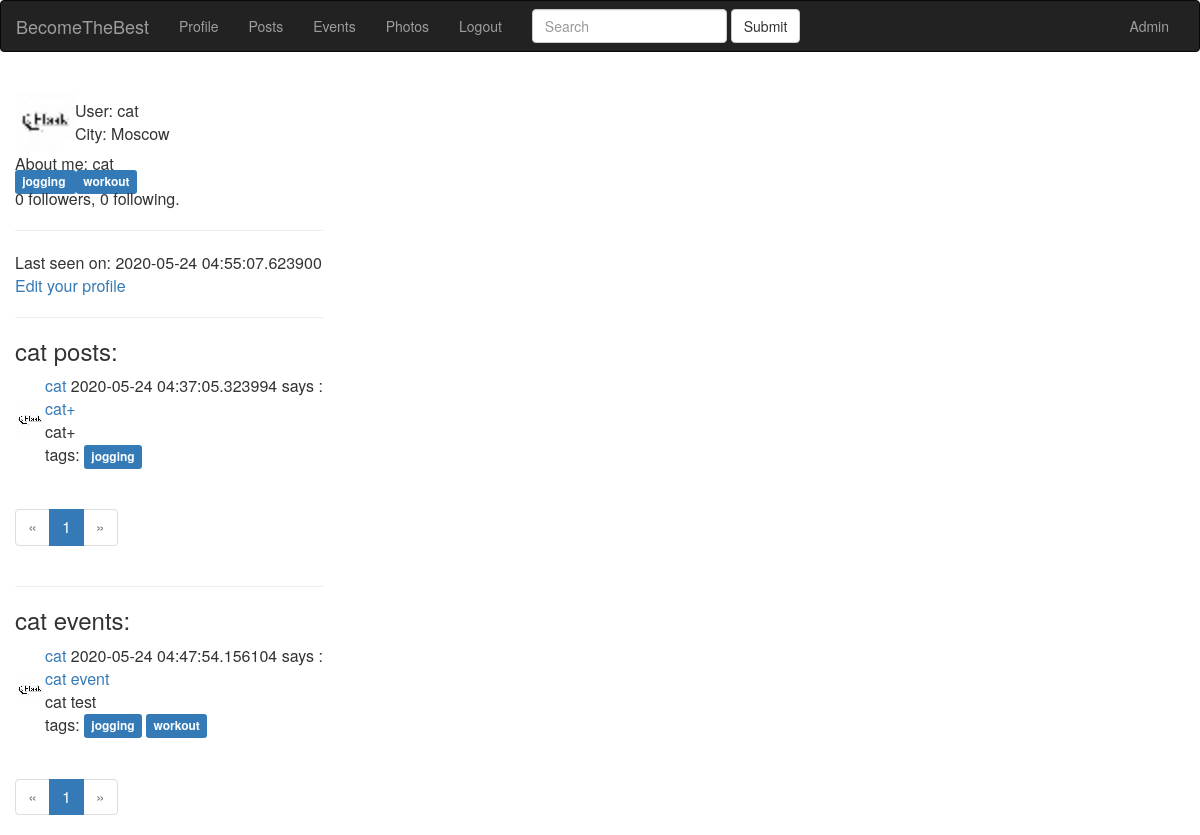
/user/cat (signed in), run on an earlier commit of the app's database.
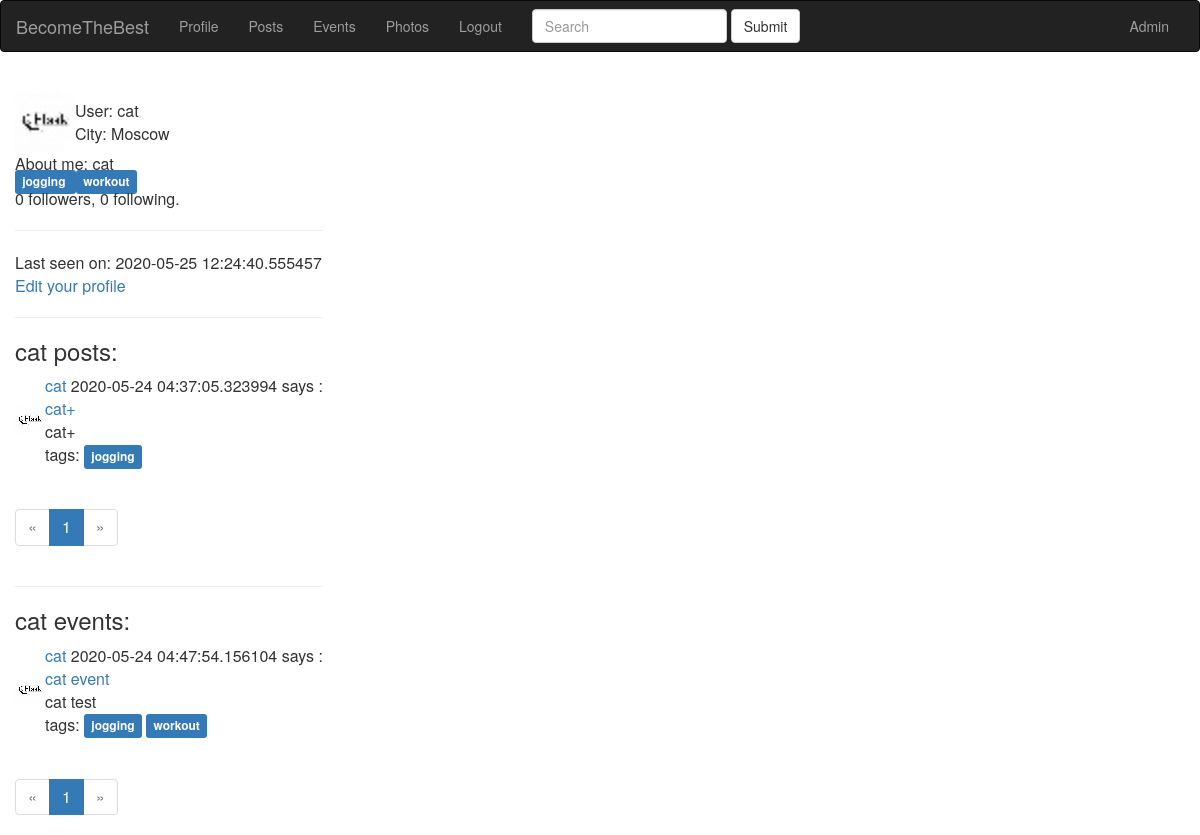
And on a later commit of the database.
### app/models.py (models this page shows, shortened)
class User(UserMixin, db.Model):
    id = db.Column(db.Integer, primary_key=True)
    email = db.Column(db.String(120), index=True, unique=True)
    username = db.Column(db.String(64), index=True, unique=True)
    password_hash = db.Column(db.String(255))
    date = db.Column(db.DateTime, index=True, default=datetime.utcnow)
    timestamp = db.Column(db.String(128), default=int(time()))
    city = db.Column(db.String(128))
    about_me = db.Column(db.String(140))
    last_seen = db.Column(db.DateTime, default=datetime.utcnow)
    active = db.Column(db.Boolean)
    mentor = db.Column(db.Boolean, default=False)
    level = db.Column(db.Integer, default=0)
    tags = db.relationship(
        'Tag', secondary=user_tags, backref=db.backref('users_tags', lazy='dynamic'))
    roles = db.relationship(
        'Role', secondary=roles_users, backref=db.backref('users_roles', lazy='dynamic'))
    posts = db.relationship('Post', backref='author', lazy='dynamic')
    events = db.relationship('Event', backref='event_author', lazy='dynamic')
    photos = db.relationship('Photo', backref='photo_author', lazy='dynamic')
    def avatar(self):
        return 'user_data/{}/avatar/avatar.png'.format(self.username + self.timestamp)
    followed = db.relationship(
        'User', secondary=followers,
        primaryjoin=(followers.c.follower_id == id),
        secondaryjoin=(followers.c.followed_id == id),
        backref=db.backref('followers', lazy='dynamic'), lazy='dynamic')

class Tag(db.Model):
    id = db.Column(db.Integer, primary_key=True)
    name = db.Column(db.String(100), unique=True)
    slug = db.Column(db.String(100))

class Post(db.Model):
    id = db.Column(db.Integer, primary_key=True)
    title = db.Column(db.String(140))
    slug = db.Column(db.String(140), unique=True)
    body = db.Column(db.Text)
    created = db.Column(db.DateTime, index=True, default=datetime.utcnow)
    user_id = db.Column(db.Integer, db.ForeignKey('user.id'))
    tags = db.relationship(
        'Tag', secondary=post_tags, backref=db.backref('posts_tags', lazy='dynamic'))

class Event(db.Model):
    id = db.Column(db.Integer, primary_key=True)
    event_title = db.Column(db.String(140))
    event_body = db.Column(db.Text)
    slug = db.Column(db.String(140), unique=True)
    created = db.Column(db.DateTime, index=True, default=datetime.utcnow)
    event_time = db.Column(db.DateTime)
    event_place = db.Column(db.Text)
    event_geo = db.Column(db.Text)
    event_starter = db.Column(db.Integer, db.ForeignKey('user.id'))
    event_crew = db.Column(db.Text)
    event_level = db.Column(db.Integer)
    tags = db.relationship(
        'Tag', secondary=event_tags, backref=db.backref('events_tags', lazy='dynamic'))

### app/blueprints/users/blueprint.py (the view)
@app.route('/user/<username>')
@login_required
def user(username):
    user = User.query.filter_by(username=username).first_or_404()
    page = request.args.get('page', 1, type=int)
    posts = user.posts.order_by(Post.created.desc())
    pages = posts.paginate(page=page, per_page=app.config['POSTS_PER_PAGE'])
    events = user.events.order_by(Event.created.desc())
    event_pages = events.paginate(page=page, per_page=app.config['POSTS_PER_PAGE'])
    return render_template('users/index.html', user=user, pages=pages, event_pages=event_pages)

### app/models.py (called while the page is built)
@login.user_loader
def load_user(id):
    return User.query.get(int(id))

### app/view.py (called while the page is built)
@app.before_request
def before_request():
    if current_user.is_authenticated:
        current_user.last_seen = datetime.utcnow()
        db.session.commit()

### app/blueprints/users/templates/users/index.html
{% extends 'base.html' %} {% block title %} User title {% endblock %} {% block content_title %} {% endblock %} {% block content %}
<table>
    <tr>
        <td><img src="{{ url_for('static', filename=user.avatar()) }}" width="60" height="60" alt="avatar" />
        </td>
        <td>
            User: {{ user.username }} <br> City: {{ user.city }}
        </td>
    </tr>
</table>
{% if user.about_me %} About me: {{ user.about_me }} {% endif %}
<br> {% for tag in user.tags %}
<a href="{{ url_for('users.tag_detail', slug=tag.slug) }}">
    <span class="label label-primary">
        {{ tag.name }}
    </span>
</a> {% endfor %}
<p>{{ user.followers.count() }} followers, {{ user.followed.count() }} following.</p>
<hr> {% if user.last_seen %} Last seen on: {{ user.last_seen }} {% endif %} {% if user.username == current_user.username %}
<p><a href="{{ url_for('users.edit_profile') }}">Edit your profile</a></p>
{% elif not current_user.is_following(user) %}
<p><a href="{{ url_for('users.follow', username=user.username) }}">Be friend</a></p>
{% else %}
<p><a href="{{ url_for('users.unfollow', username=user.username) }}">Unfriend</a></p>
{% endif %}
<hr>
<h3>{{user.username}} posts:</h3>
{% for post in pages.items %}
<div class="main-content">
    <table>
        <tr>
            <td><img src="{{ url_for('static', filename=post.author.avatar()) }}" width="30" height="30" alt="avatar" /></td>
            <td><a href="{{ url_for('user', username=post.author.username) }}">
                {{ post.author.username }}</a> {{ post.created }} says :
                <br>
                <a href="{{ url_for('posts.post_detail', slug=post.slug) }}">{{ post.title }}</a>
                <br> {{ post.body }}
                <div class="tags">
                    tags: {% for tag in post.tags %}
                    <a href="{{ url_for('posts.tag_detail', slug=tag.slug) }}">
                        <span class="label label-primary">{{ tag.name }}</span></a> {% endfor %}
                </div>
            </td>
        </tr>
    </table>
</div>
<br> {% endfor %}
<nav>
    <ul class="pagination">
        <li {% if not pages.has_prev %} class="disabled" {% endif %}>
            <a href="./{{user.username}}?page={{ pages.prev_num }}" aria-label="Previous">
                <span aria-hidden="true">&laquo;</span></a>
        </li>
        {% for page in pages.iter_pages() %}
        <li {% if page==pages.page %} class="active" {% endif %}>
            <a href="./{{user.username}}?page={{ page }}">{{page}} <span class="sr-only">(current)</span></a></li>
        {% endfor %}
        <li {% if not pages.has_next %} class="disabled" {% endif %}>
            <a href="./{{user.username}}?page={{ pages.next_num }}" aria-label="Next">
                <span aria-hidden="true">&raquo;</span></a>
        </li>
    </ul>
</nav>
<hr>
<h3>{{user.username}} events:</h3>
{% for event in event_pages.items %}
<div class="main-content">
    <table>
        <tr>
            <td><img src="{{ event.event_author.avatar() }}"></td>
            <td><a href="{{ url_for('user', username=event.event_author.username) }}">
                {{ event.event_author.username }}</a> {{ event.created }} says :
                <br>
                <a href="{{ url_for('events.event_detail', slug=event.slug) }}">{{ event.event_title }}</a>
                <br> {{ event.event_body }}
                <div class="tags">
                    tags: {% for tag in event.tags %}
                    <a href="{{ url_for('events.tag_detail', slug=tag.slug) }}">
                        <span class="label label-primary">{{ tag.name }}</span></a> {% endfor %}
                </div>
            </td>
        </tr>
    </table>
</div>
<br> {% endfor %}
<nav>
    <ul class="pagination">
        <li {% if not pages.has_prev %} class="disabled" {% endif %}>
            <a href="./{{user.username}}?page={{ pages.prev_num }}" aria-label="Previous">
                <span aria-hidden="true">&laquo;</span></a>
        </li>
        {% for page in event_pages.iter_pages() %}
        <li {% if page==event_pages.page %} class="active" {% endif %}>
            <a href="./{{user.username}}?page={{ page }}">{{page}} <span class="sr-only">(current)</span></a></li>
        {% endfor %}
        <li {% if not pages.has_next %} class="disabled" {% endif %}>
            <a href="./{{user.username}}?page={{ pages.next_num }}" aria-label="Next">
                <span aria-hidden="true">&raquo;</span></a>
        </li>
    </ul>
</nav>
{% endblock %}

### app/templates/base.html (shortened to what this page needs)
<html>
<head>
    <link rel="stylesheet" href="https://stackpath.bootstrapcdn.com/bootstrap/3.4.1/css/bootstrap.min.css">
</head>
<body onload="GetMap();">
    <nav class="navbar navbar-inverse">
        <div class="container-fluid">
            <div class="navbar-header">
                <a class="navbar-brand" href="{{url_for('index')}}">BecomeTheBest</a>
            </div>
            <div class="collapse navbar-collapse" id="bs-example-navbar-collapse-1">
                <ul class="nav navbar-nav">
                    {% if current_user.is_anonymous %}
                    <li class="nav-item active ">
                        <a href="{{ url_for( 'login') }} ">Login</a>
                    </li>
                    <li class="nav-item ">
                        <a class="nav-link " href="{{ url_for( 'register') }} ">Click to register</a>
                    </li>
                    {% else %}
                    <li class="nav-item "><a href="{{ url_for('user', username=current_user.username)}}">Profile</a></li>
                    <li class="nav-item "><a href="{{ url_for('posts.index')}}">Posts</a></li>
                    <li class="nav-item "><a href="{{ url_for('events.index')}}">Events</a></li>
                    <li class="nav-item "><a href="{{ url_for('photos.index')}}">Photos</a></li>
                    <li class="nav-item "><a class="nav-link " href="{{ url_for( 'logout') }} ">Logout</a></li>
                    {% endif %}
                </ul>
                <form class="navbar-form navbar-left">
                    <div class="form-group">
                        <input type="text" class="form-control" placeholder="Search">
                    </div>
                    <button type="submit" class="btn btn-default">Submit</button>
                </form>
                <ul class="nav navbar-nav navbar-right">
                    <li>
                        {% if current_user.name==admin %}
                        <a href="/admin">Admin</a> {% endif %}
                    </li>
                </ul>
            </div>
        </div>
    </nav>
    <div class="container">
        <div class="row">
            <table>
                <tr>
                    <td>
                        {% block content %} {% endblock %}
                    </td>
                    <td valign="top">
                        <div id="OSMap" style="position:absolute; width:900px; height:500px;"></div>
                    </td>
                </tr>
            </table>
        </div>
    </div>
</body>
</html>

What changed in the data, as far as the page shows it:
changed User "cat": last_seen "2020-05-24 04:55:07.623900" → "2020-05-25 12:24:40.555457"
